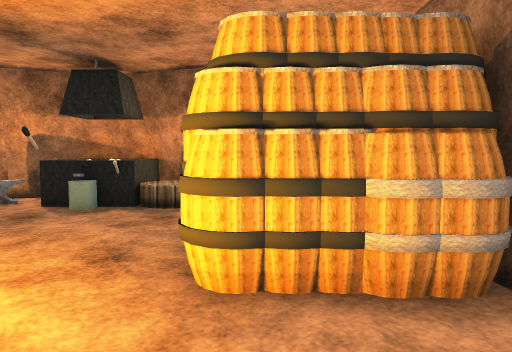
[1] (above)

16 first-person views from a walk through a 3-D level made in the Unity game engine. The camera is 1.2 m above the floor, tilts 4° down and sees 70° across. Doors are open. The floor is counted in squares, 1 m on a side. Each view is taken from the middle of a square. On the plan, view 1 faces up. The plan holds only what a view shows up to about 15 squares ahead; the rest is blank. The player is left out. Some animated figures are not drawn. Some surface patterns are stand-ins.

[2]
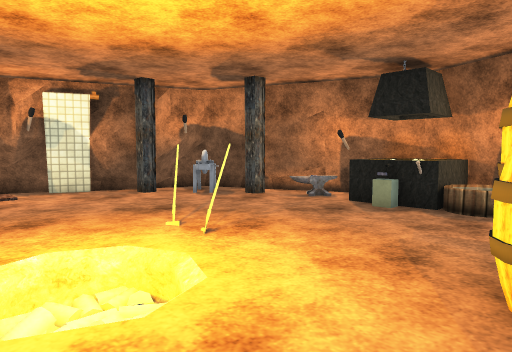

[3]
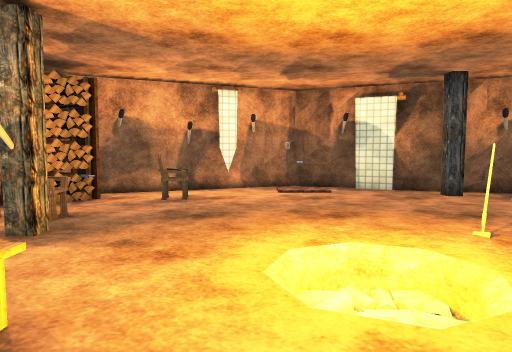

[4]
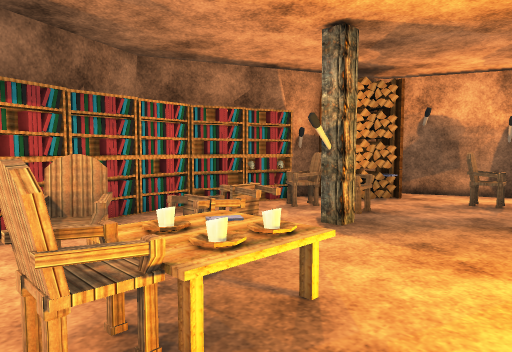

[5]
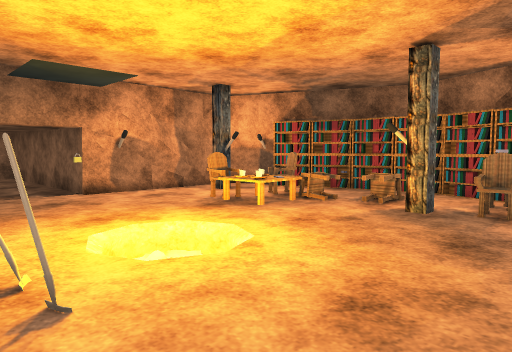

[6]
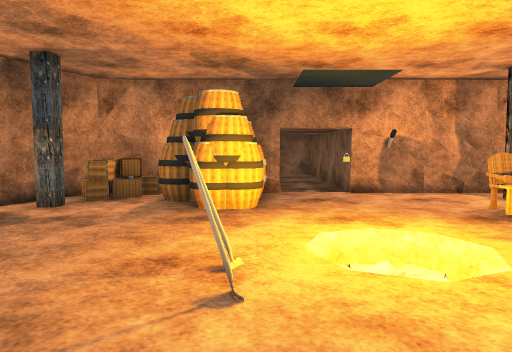

[7]
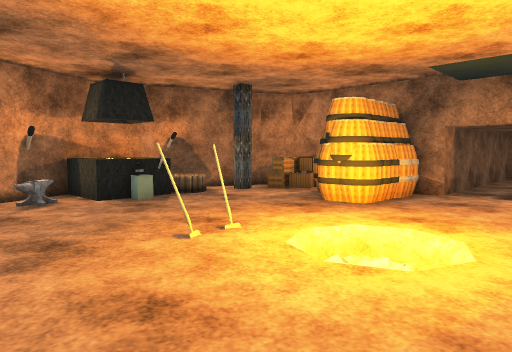

[8]
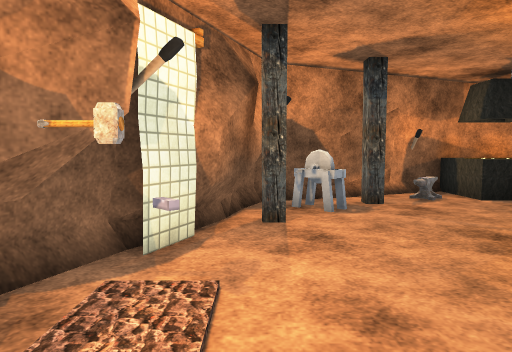

[9]
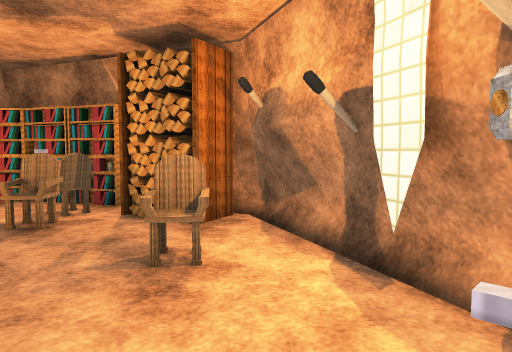

[10]
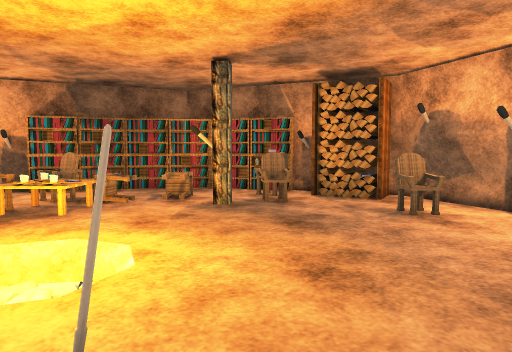

[11]
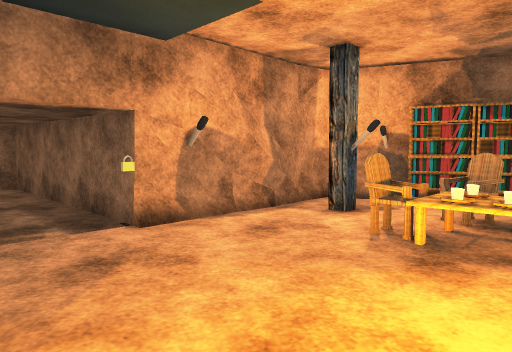

[12]
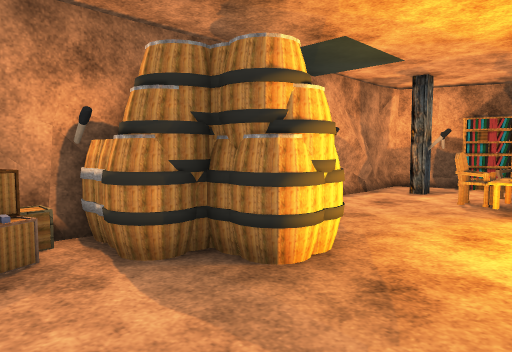

[13]
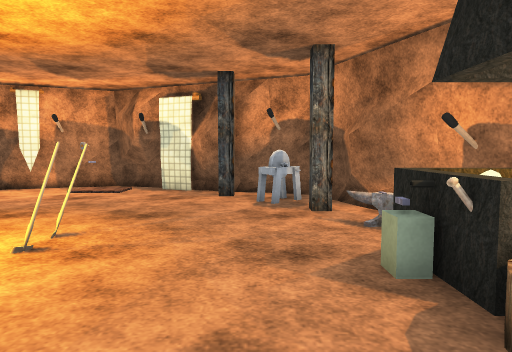

[14]
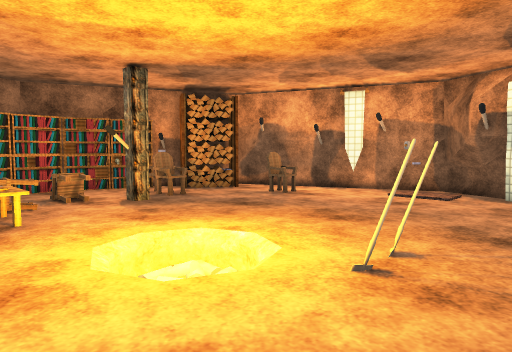

[15]
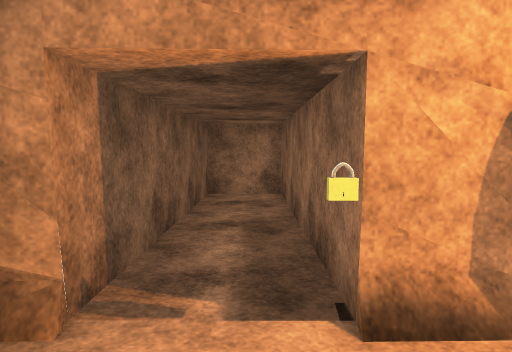

[16]
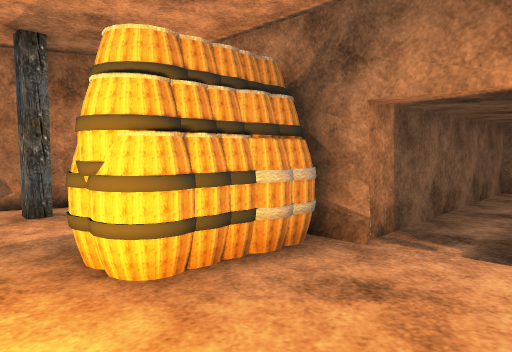

### Floor plan
Points are (right, up) in squares from view 1. A wall is a line through its corners. A room is listed if a view was taken in it or the views show most of it. See-through windows are left out.
Room 1 (views 1, 2, 3, 4, 5, 6, 7, 8, 9, 10, 11, 12, 13, 14, 15, 16)
walls: (2.3, 2.3) (2.3, 3); (2.4, 2.3) (2.3, 2.9); (2, -2.3) (2.2, -1.4); (2.1, -2.5) (2.4, -1.3); (2.5, -1.9) (2.4, 0.3); (2.3, 4.5) (2.2, 7.6); (-10.4, -2.5) (-10.1, -3.4); (-11.2, 2.3) (-12.5, 1.3) (-11.8, 0.4); (-11.3, -0.2) (-11, -1.1); (-11.3, -0.7) (-11.2, -1.5); (2.3, 5.1) (2.5, 5.6); (-10.5, -2.8) (-10.2, -3.6); (-10.7, -2.8) (-10.3, -3.6); (-11, -2.3) (-10.4, -3); (-11.3, 3.7) (-11.7, 3.3); (-11.7, -0.4) (-11.3, -1.4); (-11.1, -2.3) (-10.4, -4.2); (-7.7, 8) (-8.8, 8); (0.4, -5.7) (1.4, -5.4); (2.4, 5.9) (2.4, 7.6) (-3.8, 10.1) (-8, 8.4); (-9.8, 6.6) (-11.2, 3.3); (-12, -0.4) (-11.4, -1.8); (-11.7, 3.6) (-12.6, 1.4); (-10, 6.5) (-9.9, 6); (-10.3, -4.3) (-10, -5.1); (1, -5.6) (2.6, -5) (2.5, -2.5); (2.7, -4) (2, -1.8); (-12.4, 0.9) (-12.1, 0.5); (-10, -4.9) (-5.9, -6.6); (-6.3, 9.1) (-8, 8); (-8.5, 8.2) (-10.1, 7.5); (-10.3, 6.7) (-10, 5.6) (-10.5, 4.5) (-11.1, 3.9); (-12.6, 1.2) (-12.3, 0.4)
low walls: (2.3, -2.9) (2.4, -1.8); (2.2, -3.1) (2.6, -1.6); (-10.7, 4.5) (-11.1, 3.9); (2.4, 5.1) (2.5, 5.6); (-10.9, 4.6) (-11.4, 4); (-8, -5.8) (-7.5, -6.1); (-11.4, 3.9) (-11.7, 3.5); (-10.6, 5.6) (-11, 4.5); (2.5, -3.9) (2.3, -2.8); (-7.7, 8.4) (-8.8, 8.1); (-10.6, 6.1) (-10.5, 5.4); (-10.5, 6.5) (-10.2, 5.5); (-10.5, 6.6) (-10.6, 5.5)
ways out: open door at (2.5, 1.5) to room 2
objects: other object (-11, 0); other object (-11, 1); torch (-11, 3); column (-10, 5); other object (-9, -5) to (-8, -4); chair (-9, -2); wheel (-9, 6) to (-8, 7); column (-8, 7) to (-7, 7); other object (-7, -6); chair (-7, -5) to (-6, -5); chair (-7, -4); bookshelf (-6, -6); other object (-6, -4); torch (-6, 9); bookshelf (-5, -7) to (-5, -6); column (-5, -3); shovel (-5, 3); bookshelf (-4, -7) to (-4, -6); chair (-4, -4); other object (-4, 7); other object (-4, 8); other object (-4, 9) to (-3, 9); bookshelf (-3, -6); chair (-3, -4) to (-3, -3); other object (-3, 8); other object (-2, -6); chair (-2, -4) to (-1, -4); other object (-2, -3); table (-2, -3) to (-1, -2); other object (-2, 9); bookshelf (-1, -6); chair (-1, -2); barrel (-1, 3) to (2, 5); bookshelf (0, -6) to (0, -5); torch (0, -3); column (0, 7); other object (1, -5); column (1, -4) to (1, -3); other object (1, 6); box (1, 7); torch (2, -1); other object (2, 0); torch (2, 5)
Room 2 (no view inside)
walls: (2.4, 0.3) (10, 0.3) (10, 2.3) (2.4, 2.3)
ways out: open door at (2.5, 1.5) to room 1

Where each view was taken, in squares from view 1:
view 1: 0 up, 0 right, facing up
view 2: 0 up, 0 right, facing up-left
view 3: 0 up, 0 right, facing left
view 4: 0 up, 0 right, facing down-left
view 5: 4 up, 8 left, facing down-right
view 6: 3 up, 8 left, facing right
view 7: 1 down, 8 left, facing up-right
view 8: 1 down, 10 left, facing up
view 9: 2 up, 10 left, facing down
view 10: 5 up, 6 left, facing down
view 11: 3 up, 3 left, facing down-right
view 12: 7 up, 3 left, facing down-right
view 13: 6 up, 0 right, facing left
view 14: 5 up, 1 left, facing down-left
view 15: 1 up, 0 right, facing right
view 16: 0 up, 2 left, facing up-right
